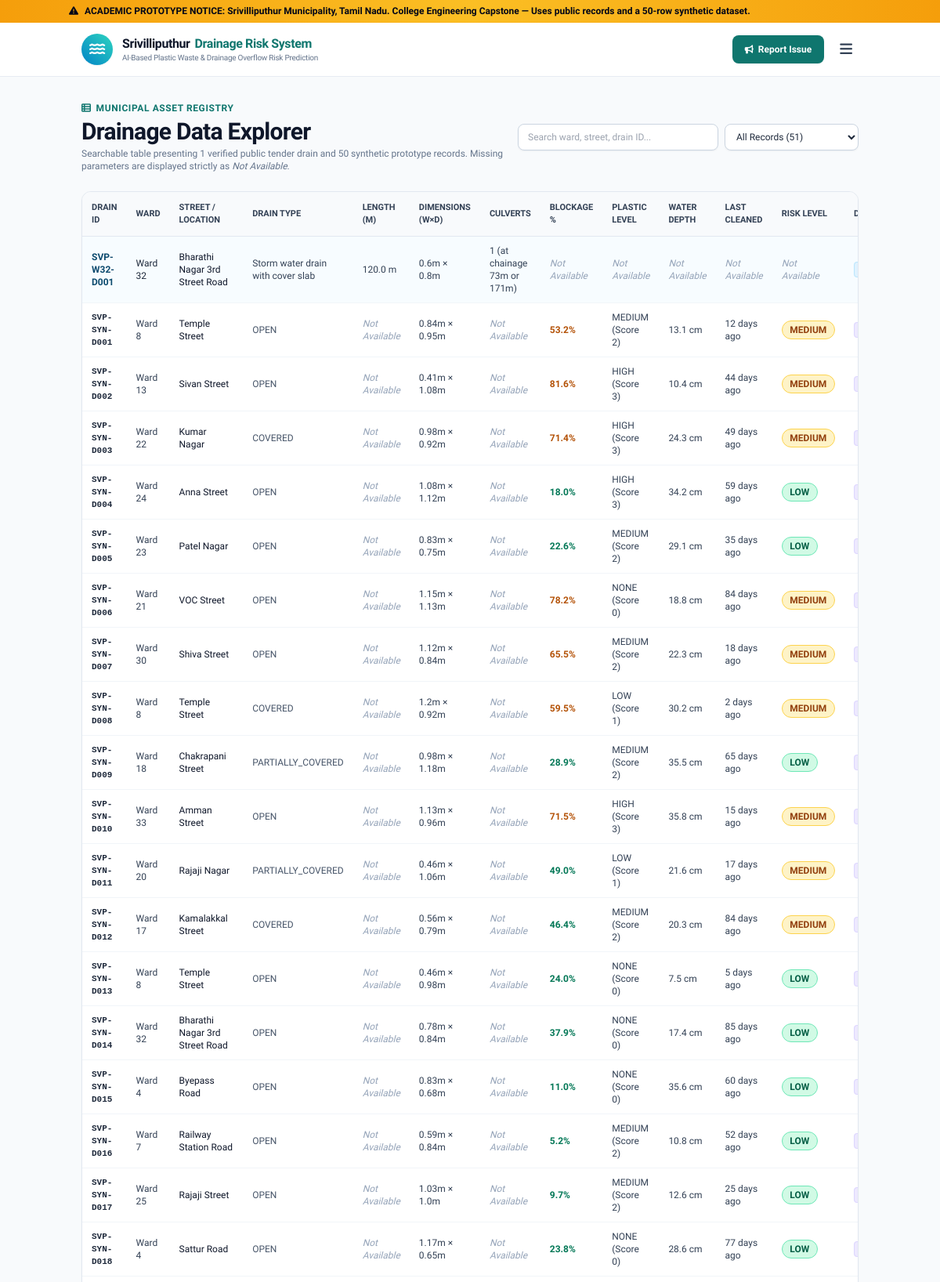
The app's page /drains (upper part) with its own data.
### tables this page shows
CREATE TABLE drains (
        id INTEGER PRIMARY KEY AUTOINCREMENT,
        drain_id TEXT UNIQUE NOT NULL,
        ward_no INTEGER,
        street_name TEXT NOT NULL,
        drain_length_m REAL,
        drain_width_m REAL,
        drain_depth_m REAL,
        drain_type TEXT,
        culvert_count TEXT,
        source TEXT,
        source_url TEXT,
        data_source_type TEXT NOT NULL DEFAULT 'VERIFIED_PUBLIC'
    );

CREATE TABLE ml_dataset (
        id INTEGER PRIMARY KEY AUTOINCREMENT,
        drain_id TEXT UNIQUE NOT NULL,
        ward_no INTEGER,
        street_name TEXT,
        latitude REAL,
        longitude REAL,
        rainfall_mm_7day REAL,
        rainfall_mm_30day REAL,
        plastic_accumulation_level TEXT,
        plastic_accumulation_score INTEGER,
        drain_width_m REAL,
        drain_depth_m REAL,
        drain_type TEXT,
        days_since_cleaning INTEGER,
        previous_overflow_count_1yr INTEGER,
        water_level_cm REAL,
        blockage_percent REAL,
        overflow_risk_label TEXT,
        data_source_type TEXT NOT NULL DEFAULT 'SYNTHETIC',
        notes TEXT
    );

### app.py (the view)
@app.route('/drains')
def drains():
    conn = get_db()
    c = conn.cursor()
    c.execute("SELECT * FROM drains")
    verified_drains = [dict(row) for row in c.fetchall()]
    c.execute("SELECT * FROM ml_dataset")
    synthetic_drains = [dict(row) for row in c.fetchall()]
    conn.close()
    return render_template('drains.html',
                           verified_drains=verified_drains,
                           synthetic_drains=synthetic_drains)

### app.py (called while the page is built)
def get_db():
    conn = sqlite3.connect(str(DB_PATH))
    conn.row_factory = sqlite3.Row
    return conn

@app.context_processor
def inject_global_context():
    return {
        'project_title': 'AI-Based Plastic Waste & Drainage Overflow Risk Prediction System',
        'municipality_name': 'Srivilliputhur Municipality',
        'state_name': 'Tamil Nadu',
        'prototype_disclaimer': 'Academic Demonstration Prototype — Built using public municipal records and a 50-row synthetic ML dataset. Not an official municipal deployment.',
        'current_year': '2026'
    }

### templates/drains.html (shortened to what this page needs)
{% extends "base.html" %}
{% block content %}
<div class="container mx-auto px-4 py-8">
  <div class="flex flex-col md:flex-row md:items-center justify-between gap-4 mb-6">
    <div>
      <div class="text-xs font-bold text-teal-700 uppercase tracking-wider mb-1 flex items-center gap-1.5">
        <i class="fa-solid fa-table-list"></i> Municipal Asset Registry
      </div>
      <h1 class="text-2xl md:text-3xl font-extrabold text-slate-900 tracking-tight">
        Drainage Data Explorer
      </h1>
      <p class="text-xs text-slate-500 mt-0.5">
        Searchable table presenting 1 verified public tender drain and 50 synthetic prototype records. Missing parameters are displayed strictly as <em>Not Available</em>.
      </p>
    </div>
    <div class="flex items-center gap-2">
      <input type="text" id="table-search" placeholder="Search ward, street, drain ID..." class="text-xs bg-white border border-slate-300 rounded-lg px-3 py-2 w-64 shadow-sm focus:ring-1 focus:ring-teal-500">
      <select id="status-filter" class="text-xs bg-white border border-slate-300 rounded-lg px-2.5 py-2 shadow-sm">
        <option value="ALL">All Records (51)</option>
      </select>
    </div>
  </div>
  <div class="bg-white border border-slate-200 rounded-xl shadow-sm overflow-hidden">
    <div class="overflow-x-auto">
      <table id="drains-table" class="w-full text-xs text-left">
        <thead class="bg-slate-50 text-slate-700 font-semibold border-b border-slate-200 uppercase text-[11px]">
          <tr>
            <th class="px-3 py-3">Drain ID</th>
            <th class="px-3 py-3">Ward</th>
            <th class="px-3 py-3">Street / Location</th>
            <th class="px-3 py-3">Drain Type</th>
            <th class="px-3 py-3">Length (m)</th>
            <th class="px-3 py-3">Dimensions (W×D)</th>
            <th class="px-3 py-3">Culverts</th>
            <th class="px-3 py-3">Blockage %</th>
            <th class="px-3 py-3">Plastic Level</th>
            <th class="px-3 py-3">Water Depth</th>
            <th class="px-3 py-3">Last Cleaned</th>
            <th class="px-3 py-3">Risk Level</th>
            <th class="px-3 py-3">Data Status</th>
          </tr>
        </thead>
        <tbody class="divide-y divide-slate-100">
          {% for vd in verified_drains %}
          <tr class="bg-sky-50/50 hover:bg-sky-100/50 transition font-medium">
            <td class="px-3 py-2.5 font-bold text-sky-900">{{ vd.drain_id }}</td>
            <td class="px-3 py-2.5">Ward {{ vd.ward_no }}</td>
            <td class="px-3 py-2.5 text-slate-900">{{ vd.street_name }}</td>
            <td class="px-3 py-2.5 text-slate-700">{{ vd.drain_type }}</td>
            <td class="px-3 py-2.5 text-slate-700">{{ vd.drain_length_m }} m</td>
            <td class="px-3 py-2.5 text-slate-700">{{ vd.drain_width_m }}m × {{ vd.drain_depth_m }}m</td>
            <td class="px-3 py-2.5 text-slate-700">{{ vd.culvert_count }}</td>
            <td class="px-3 py-2.5 text-slate-400 italic">Not Available</td>
            <td class="px-3 py-2.5 text-slate-400 italic">Not Available</td>
            <td class="px-3 py-2.5 text-slate-400 italic">Not Available</td>
            <td class="px-3 py-2.5 text-slate-400 italic">Not Available</td>
            <td class="px-3 py-2.5 text-slate-400 italic">Not Available</td>
            <td class="px-3 py-2.5">
              <span class="badge-status-verified">VERIFIED_PUBLIC</span>
            </td>
          </tr>
          {% endfor %}
          {% for sd in synthetic_drains %}
          <tr class="hover:bg-slate-50 transition drain-row" data-status="SYNTHETIC">
            <td class="px-3 py-2.5 font-semibold text-slate-800 font-mono text-[11px]">{{ sd.drain_id }}</td>
            <td class="px-3 py-2.5 text-slate-700">Ward {{ sd.ward_no }}</td>
            <td class="px-3 py-2.5 text-slate-900 font-medium">{{ sd.street_name }}</td>
            <td class="px-3 py-2.5 text-slate-600">{{ sd.drain_type }}</td>
            <td class="px-3 py-2.5 text-slate-400 italic">Not Available</td>
            <td class="px-3 py-2.5 text-slate-700">{{ sd.drain_width_m }}m × {{ sd.drain_depth_m }}m</td>
            <td class="px-3 py-2.5 text-slate-400 italic">Not Available</td>
            <td class="px-3 py-2.5 font-bold {% if sd.blockage_percent > 50 %}text-amber-700{% else %}text-emerald-700{% endif %}">
              {{ sd.blockage_percent }}%
            </td>
            <td class="px-3 py-2.5 text-slate-700">
              {{ sd.plastic_accumulation_level }} (Score {{ sd.plastic_accumulation_score }})
            </td>
            <td class="px-3 py-2.5 text-slate-700">{{ sd.water_level_cm }} cm</td>
            <td class="px-3 py-2.5 text-slate-700">{{ sd.days_since_cleaning }} days ago</td>
            <td class="px-3 py-2.5">
              {% if sd.overflow_risk_label == 'MEDIUM' %}
                <span class="badge-risk-medium">MEDIUM</span>
              {% elif sd.overflow_risk_label == 'LOW' %}
                <span class="badge-risk-low">LOW</span>
              {% else %}
                <span class="badge-risk-high">HIGH</span>
              {% endif %}
            </td>
            <td class="px-3 py-2.5">
              <span class="badge-status-synthetic">SYNTHETIC</span>
            </td>
          </tr>
          {% endfor %}
        </tbody>
      </table>
    </div>
  </div>
</div>
{% endblock %}

### static/css/custom.css (style rules this page uses)
body { font-family: 'Plus Jakarta Sans', 'Inter', sans-serif; background-color: #f8fafc; color: #1e293b; }
code, pre, .font-mono { font-family: 'JetBrains Mono', monospace; }
.badge-risk-low { background-color: #d1fae5; color: #065f46; border: 1px solid #6ee7b7; font-weight: 700; padding: 0.2rem 0.6rem; border-radius: 9999px; display: inline-flex; align-items: center; gap: 0.35rem; }
.badge-risk-medium { background-color: #fef3c7; color: #92400e; border: 1px solid #fcd34d; font-weight: 700; padding: 0.2rem 0.6rem; border-radius: 9999px; display: inline-flex; align-items: center; gap: 0.35rem; }
.badge-status-verified { background-color: #e0f2fe; color: #0369a1; border: 1px solid #bae6fd; font-weight: 600; font-size: 0.75rem; padding: 0.15rem 0.5rem; border-radius: 0.25rem; }
.badge-status-synthetic { background-color: #ede9fe; color: #6d28d9; border: 1px solid #ddd6fe; font-weight: 600; font-size: 0.75rem; padding: 0.15rem 0.5rem; border-radius: 0.25rem; }

### records on screen
drains: drain_id "SVP-W32-D001", ward_no "32", street_name "Bharathi Nagar 3rd Street Road", drain_type "Storm water drain with cover slab", drain_length_m "120.0", drain_width_m "0.6", drain_depth_m "0.8", culvert_count "1 (at chainage 73m or 171m)"
ml_dataset: drain_id "SVP-SYN-D001", ward_no "8", street_name "Temple Street", drain_type "OPEN", drain_width_m "0.84", drain_depth_m "0.95", blockage_percent "53.2", plastic_accumulation_level "MEDIUM", plastic_accumulation_score "2", water_level_cm "13.1", days_since_cleaning "12", overflow_risk_label "MEDIUM"
ml_dataset: drain_id "SVP-SYN-D002", ward_no "13", street_name "Sivan Street", drain_type "OPEN", drain_width_m "0.41", drain_depth_m "1.08", blockage_percent "81.6", plastic_accumulation_level "HIGH", plastic_accumulation_score "3", water_level_cm "10.4", days_since_cleaning "44", overflow_risk_label "MEDIUM"
ml_dataset: drain_id "SVP-SYN-D003", ward_no "22", street_name "Kumar Nagar", drain_type "COVERED", drain_width_m "0.98", drain_depth_m "0.92", blockage_percent "71.4", plastic_accumulation_level "HIGH", plastic_accumulation_score "3", water_level_cm "24.3", days_since_cleaning "49", overflow_risk_label "MEDIUM"
ml_dataset: drain_id "SVP-SYN-D004", ward_no "24", street_name "Anna Street", drain_type "OPEN", drain_width_m "1.08", drain_depth_m "1.12", blockage_percent "18.0", plastic_accumulation_level "HIGH", plastic_accumulation_score "3", water_level_cm "34.2", days_since_cleaning "59", overflow_risk_label "LOW"
ml_dataset: drain_id "SVP-SYN-D005", ward_no "23", street_name "Patel Nagar", drain_type "OPEN", drain_width_m "0.83", drain_depth_m "0.75", blockage_percent "22.6", plastic_accumulation_level "MEDIUM", plastic_accumulation_score "2", water_level_cm "29.1", days_since_cleaning "35", overflow_risk_label "LOW"
ml_dataset: drain_id "SVP-SYN-D006", ward_no "21", street_name "VOC Street", drain_type "OPEN", drain_width_m "1.15", drain_depth_m "1.13", blockage_percent "78.2", plastic_accumulation_level "NONE", plastic_accumulation_score "0", water_level_cm "18.8", days_since_cleaning "84", overflow_risk_label "MEDIUM"
ml_dataset: drain_id "SVP-SYN-D007", ward_no "30", street_name "Shiva Street", drain_type "OPEN", drain_width_m "1.12", drain_depth_m "0.84", blockage_percent "65.5", plastic_accumulation_level "MEDIUM", plastic_accumulation_score "2", water_level_cm "22.3", days_since_cleaning "18", overflow_risk_label "MEDIUM"
ml_dataset: drain_id "SVP-SYN-D008", ward_no "8", street_name "Temple Street", drain_type "COVERED", drain_width_m "1.2", drain_depth_m "0.92", blockage_percent "59.5", plastic_accumulation_level "LOW", plastic_accumulation_score "1", water_level_cm "30.2", days_since_cleaning "2", overflow_risk_label "MEDIUM"
ml_dataset: drain_id "SVP-SYN-D009", ward_no "18", street_name "Chakrapani Street", drain_type "PARTIALLY_COVERED", drain_width_m "0.98", drain_depth_m "1.18", blockage_percent "28.9", plastic_accumulation_level "MEDIUM", plastic_accumulation_score "2", water_level_cm "35.5", days_since_cleaning "65", overflow_risk_label "LOW"
ml_dataset: drain_id "SVP-SYN-D010", ward_no "33", street_name "Amman Street", drain_type "OPEN", drain_width_m "1.13", drain_depth_m "0.96", blockage_percent "71.5", plastic_accumulation_level "HIGH", plastic_accumulation_score "3", water_level_cm "35.8", days_since_cleaning "15", overflow_risk_label "MEDIUM"
ml_dataset: drain_id "SVP-SYN-D011", ward_no "20", street_name "Rajaji Nagar", drain_type "PARTIALLY_COVERED", drain_width_m "0.46", drain_depth_m "1.06", blockage_percent "49.0", plastic_accumulation_level "LOW", plastic_accumulation_score "1", water_level_cm "21.6", days_since_cleaning "17", overflow_risk_label "MEDIUM"
ml_dataset: drain_id "SVP-SYN-D012", ward_no "17", street_name "Kamalakkal Street", drain_type "COVERED", drain_width_m "0.56", drain_depth_m "0.79", blockage_percent "46.4", plastic_accumulation_level "MEDIUM", plastic_accumulation_score "2", water_level_cm "20.3", days_since_cleaning "84", overflow_risk_label "MEDIUM"
ml_dataset: drain_id "SVP-SYN-D013", ward_no "8", street_name "Temple Street", drain_type "OPEN", drain_width_m "0.46", drain_depth_m "0.98", blockage_percent "24.0", plastic_accumulation_level "NONE", plastic_accumulation_score "0", water_level_cm "7.5", days_since_cleaning "5", overflow_risk_label "LOW"
ml_dataset: drain_id "SVP-SYN-D014", ward_no "32", street_name "Bharathi Nagar 3rd Street Road", drain_type "OPEN", drain_width_m "0.78", drain_depth_m "0.84", blockage_percent "37.9", plastic_accumulation_level "NONE", plastic_accumulation_score "0", water_level_cm "17.4", days_since_cleaning "85", overflow_risk_label "LOW"
ml_dataset: drain_id "SVP-SYN-D015", ward_no "4", street_name "Byepass Road", drain_type "OPEN", drain_width_m "0.83", drain_depth_m "0.68", blockage_percent "11.0", plastic_accumulation_level "NONE", plastic_accumulation_score "0", water_level_cm "35.6", days_since_cleaning "60", overflow_risk_label "LOW"
ml_dataset: drain_id "SVP-SYN-D016", ward_no "7", street_name "Railway Station Road", drain_type "OPEN", drain_width_m "0.59", drain_depth_m "0.84", blockage_percent "5.2", plastic_accumulation_level "MEDIUM", plastic_accumulation_score "2", water_level_cm "10.8", days_since_cleaning "52", overflow_risk_label "LOW"
ml_dataset: drain_id "SVP-SYN-D017", ward_no "25", street_name "Rajaji Street", drain_type "OPEN", drain_width_m "1.03", drain_depth_m "1.0", blockage_percent "9.7", plastic_accumulation_level "MEDIUM", plastic_accumulation_score "2", water_level_cm "12.6", days_since_cleaning "25", overflow_risk_label "LOW"
ml_dataset: drain_id "SVP-SYN-D018", ward_no "4", street_name "Sattur Road", drain_type "OPEN", drain_width_m "1.17", drain_depth_m "0.65", blockage_percent "23.8", plastic_accumulation_level "NONE", plastic_accumulation_score "0", water_level_cm "28.6", days_since_cleaning "77", overflow_risk_label "LOW"
